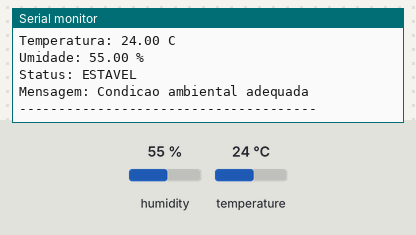
The sketch below on a simulated ESP32. Shown: the last lines printed to the serial monitor. Inputs (shaded band) come from the test bench; at power-on: humidity 55 %, temperature 24 °C.

Above: at 3.8 s.
3.9 s: humidity set to 22 %
At 6.4 s:
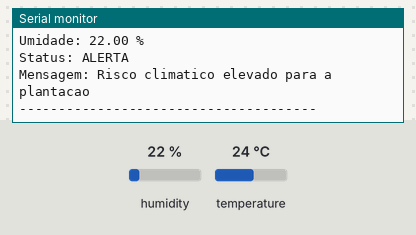
7.8 s: temperature set to 12 °C
11.7 s: humidity set to 40 %
At 13.2 s:
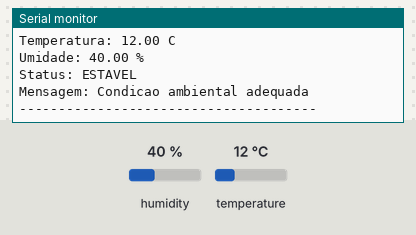
Timing chart, 0 to 14.7 s (numbered marks = the images above; inputs shaded):
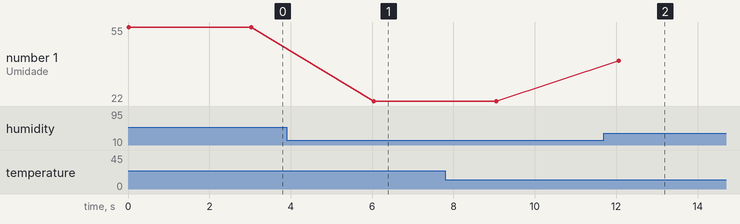

The sketch:

sketch.ino
```cpp
#include <DHT.h>

#define DHTPIN 15
#define DHTTYPE DHT22

DHT dht(DHTPIN, DHTTYPE);

void setup() {
  Serial.begin(115200);
  dht.begin();

  Serial.println("======================================");
  Serial.println("SpaceAgro Sentinel - ESP32 com DHT22");
  Serial.println("Monitoramento ambiental para agricultura inteligente");
  Serial.println("======================================");
}

void loop() {
  float temperatura = dht.readTemperature();
  float umidade = dht.readHumidity();

  if (isnan(temperatura) || isnan(umidade)) {
    Serial.println("ERRO: Falha ao ler o sensor DHT22");
    delay(2000);
    return;
  }

  Serial.println("Leitura do sensor:");

  Serial.print("Temperatura: ");
  Serial.print(temperatura);
  Serial.println(" C");

  Serial.print("Umidade: ");
  Serial.print(umidade);
  Serial.println(" %");

  if (temperatura > 32 || umidade < 40) {
    Serial.println("Status: ALERTA");
    Serial.println("Mensagem: Risco climatico elevado para a plantacao");
  } else {
    Serial.println("Status: ESTAVEL");
    Serial.println("Mensagem: Condicao ambiental adequada");
  }

  Serial.println("--------------------------------------");

  delay(3000);
}
```

Measured:
- after the input at 3.9 s, the serial monitor: prints a new line after 2.1 s (image 1)
- after the input at 11.7 s, the serial monitor: prints a new line after 0.37 s (image 2)
- plotted number 1: 55 → 22 after the input at 3.9 s, 22 → 40 after the input at 11.7 s
